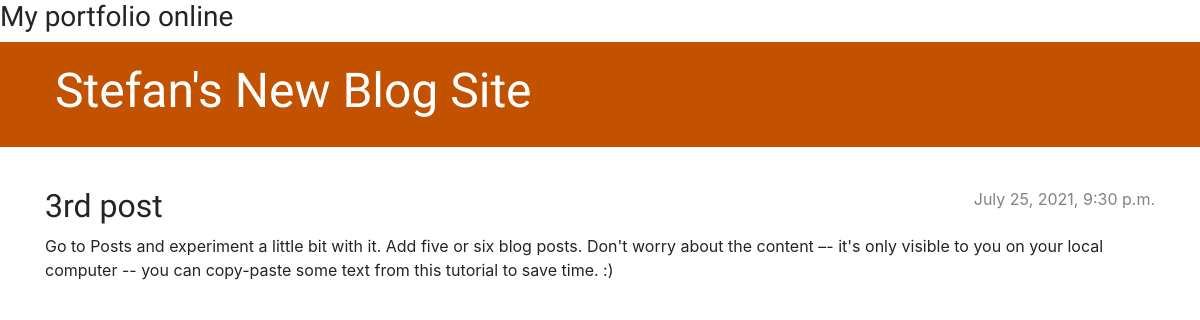
The app's page /post/3/, older data.
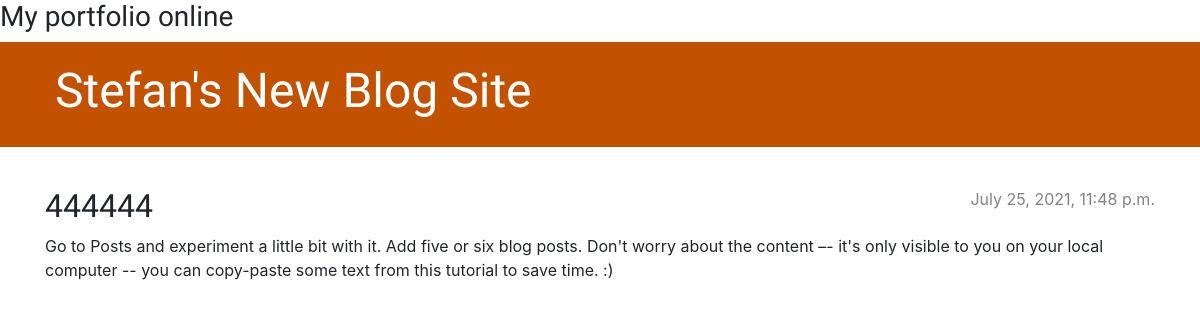
The same page, newer data.
### blog/models.py (models this page shows, shortened)
class Post(models.Model):
    author = models.ForeignKey(settings.AUTH_USER_MODEL, on_delete=models.CASCADE)
    title = models.CharField(max_length=200)
    text = models.TextField()
    created_date = models.DateTimeField(default=timezone.now)
    published_date = models.DateTimeField(blank=True, null=True)

### blog/views.py (the view)
# urls.py: path('post/<int:pk>/', views.post_detail, name='post_detail'),
def post_detail(request, pk):
    post = get_object_or_404(Post, pk=pk)
    return render(request, 'blog/post_detail.html', {'post': post})

### blog/templates/blog/post_detail.html (shortened to what this page needs)
{% extends 'blog/base.html' %}
{% block content %}
    <article class="post">
        {% if post.published_date %}
            <time class="date">
                {{ post.published_date }}
            </time>
        {% endif %}
        <h2>{{ post.title }}</h2>
        <p>{{ post.text|linebreaksbr }}</p>
    </article>
{% endblock %}

Row changes from the older to the newer data that the page shows:
changed Post: published_date "July 25, 2021, 9:30 p.m." → "July 25, 2021, 11:48 p.m."; title "3rd post" → "444444"
